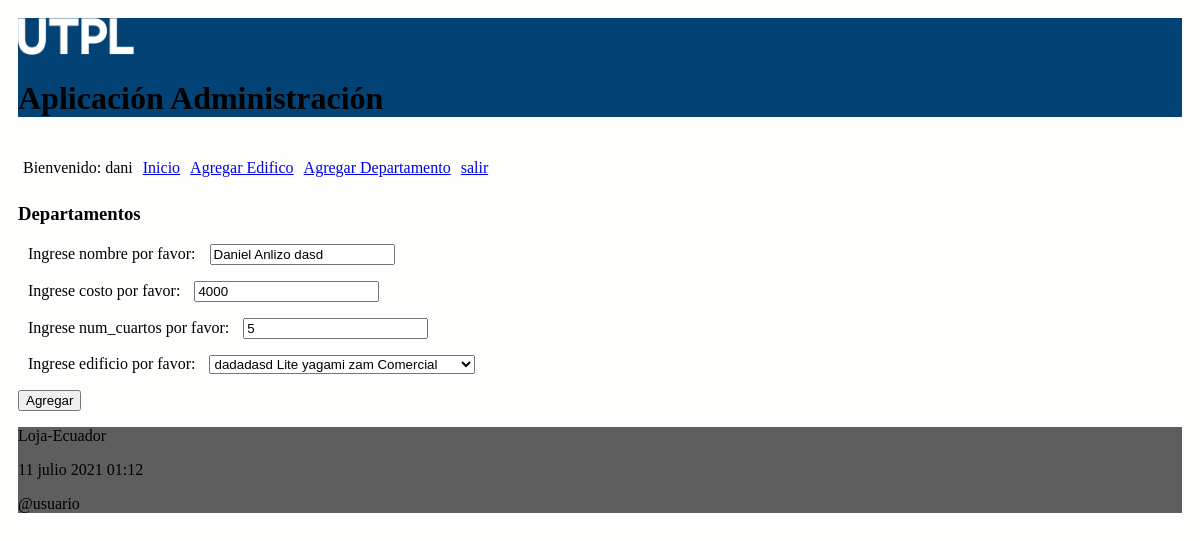
Screenshot of /editar/Departamento/departamento/3 (signed in) with the database file from the repository.
### administrativo/models.py (models this page shows, shortened)
class Departamento(models.Model):
    nombre_completo = models.CharField(max_length=30)
    costo = models.IntegerField()
    num_cuartos = models.IntegerField()
    edificio = models.ForeignKey(Edificio, on_delete=models.CASCADE,
            related_name="num_edificio")

### administrativo/views.py (the view)
# urls.py: path('editar/Departamento/departamento/<int:id>', views.editar_Departamentoo,
@login_required(login_url='/entrando/login/')
def editar_Departamentoo(request, id):
    departamento = Departamento.objects.get(pk=id)
    if request.method=='POST':
        formulario = DepartamentoForm(request.POST, instance=departamento)
        print(formulario.errors)
        if formulario.is_valid():
            formulario.save()
            return redirect(index)
    else:
        formulario = DepartamentoForm(instance=departamento)
    diccionario = {'formulario': formulario}
    return render(request, 'crear_Departamento.html', diccionario)

### administrativo/forms.py (shortened to what this page needs)
class DepartamentoForm(ModelForm):
    class Meta:
        model = Departamento
        fields = ['nombre_completo', 'costo', 'num_cuartos', 'edificio']
        labels = {
            'nombre_completo': _('Ingrese nombre por favor'),
            'costo': _('Ingrese costo por favor'),
            'num_cuartos': _('Ingrese num_cuartos por favor'),
            'edificio': _('Ingrese edificio por favor'),
        }

### administrativo/models.py (called while the page is built)
    def __str__(self):
        return "%s %s %s %s" % (self.nombre,
                self.direccion,
                self.ciudad,
                self.tipo)

### administrativo/templates/crear_Departamento.html (shortened to what this page needs)
{% extends "master.html" %}
{% block content %}
<h3>Departamentos</h3>
<form action="" method="post">
  {{formulario.as_p}}
  <p><input type='submit' value='Agregar'/></p>
</form>
{% endblock %}

### administrativo/templates/master.html (shortened to what this page needs)
<!DOCTYPE html>
<html>
  <head>
    {% load static %}
    <link rel="stylesheet" type="text/css" href="{% static 'css/estilos.css' %}">
    <link rel="stylesheet" type="text/css" href="https://cdn.datatables.net/1.10.25/css/jquery.dataTables.min.css">
  </head>
  <body>
  <header>
    <img src="{% static 'images/logo.png' %}" height="10%" width="10%" alt="My image">
    <h1>Aplicación Administración </h1>
    <nav class="top_menu">
      <ul>
        {% if user.is_authenticated %}
          <li id="bienvenido" > <span class="nombre_usuario"> Bienvenido: {{user.username}} </span></li>
        {% endif %}
        <li><a href="{% url 'index' %}">Inicio</a></li>
        <li><a href="{% url 'crear_edificio' %}">Agregar Edifico</a></li>
        <li><a href="{% url 'crear_Departamento' %}">Agregar Departamento</a></li>
        {% if user.is_authenticated %}
          <li><a href="{% url 'logout_view' %}">salir</a></li>
        {% else %}
          <li>[<a href="{% url 'login' %}">ingresar</a>]</li>
        {% endif %}
      </ul>
    </nav>
  </header>
  <section>
      {% block content %}{% endblock %}
  </section>
  {% include 'footer.html' %}
  </body>
</html>

### administrativo/static/css/estilos.css (style rules this page uses)
body { background: #FEFEFD; padding: 10px; }
header { background: #034275; color: black; text-decoration-color: black; }
section { width: 100%; }
label { padding: 12px 10px; }
.top_menu ul { list-style:none; float:left; padding: 5px; width:95%; text-align: left; }
.top_menu ul li { float:left; margin-right:10px; margin-bottom:5px; text-align: left; }

### rows the page displays
Departamento: nombre_completo "Daniel Anlizo dasd", costo "4000", num_cuartos "5", edificio "dadadasd Lite yagami zam Comercial"

### other values shown
{{ user.username }} "dani"
